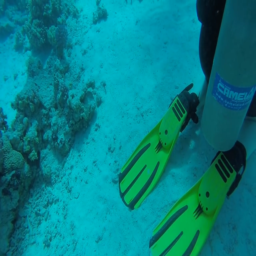
#> input picture log/teacherNet/base/pic/source.png, 256 x 256 px
$ python -i uiqm.py   (imports and definitions only)
#> lines starting #> are read from the running program, lines starting #| are printed output that depends on the picture
from scipy import ndimage
import numpy as np
import math
from PIL import Image


# [66 lines left out: functions _uiconm, mu_a, s_a, not called in this run]


def _uicm(x):
    R = x[:, :, 0].flatten()
    G = x[:, :, 1].flatten()
    B = x[:, :, 2].flatten()
    RG = R - G
    YB = ((R + G) / 2) - B
    mu_a_RG = mu_a(RG)
    mu_a_YB = mu_a(YB)
    s_a_RG = s_a(RG, mu_a_RG)
    s_a_YB = s_a(YB, mu_a_YB)
    l = math.sqrt((math.pow(mu_a_RG, 2) + math.pow(mu_a_YB, 2)))
    r = math.sqrt(s_a_RG + s_a_YB)
    return (-0.0268 * l) + (0.1586 * r)


# [66 lines left out: functions sobel, _uism, eme, not called in this run]


def calc_uiqm(img: Image):
    """
      Function to return UIQM to be called from other programs
      x: image
    """
    x = img.copy()
    x = np.array(x)
    x = x.astype(np.float32)
    ### UCIQE: https://ieeexplore.ieee.org/abstract/document/7300447
    # c1 = 0.4680;
    # c2 = 0.2745;
    # c3 = 0.2576
    ### UIQM https://ieeexplore.ieee.org/abstract/document/7305804
    c1 = 0.0282
    c2 = 0.2953
    c3 = 3.5753
    uicm = _uicm(x)
    uism = _uism(x)
    uiconm = _uiconm(x, 10)
    uiqm = (c1 * uicm) + (c2 * uism) + (c3 * uiconm)
    return uiqm

>>> import cv2
>>> picture = cv2.imread('../../log/teacherNet/base/pic/source.png', cv2.IMREAD_GRAYSCALE)
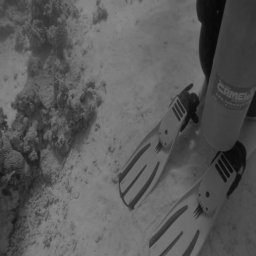
#> picture: shape (256, 256); min 8, max 139, mean 89.5
>>> result = calc_uiqm(picture)
#> (the run stopped early here; a loop or call above may not have finished)
